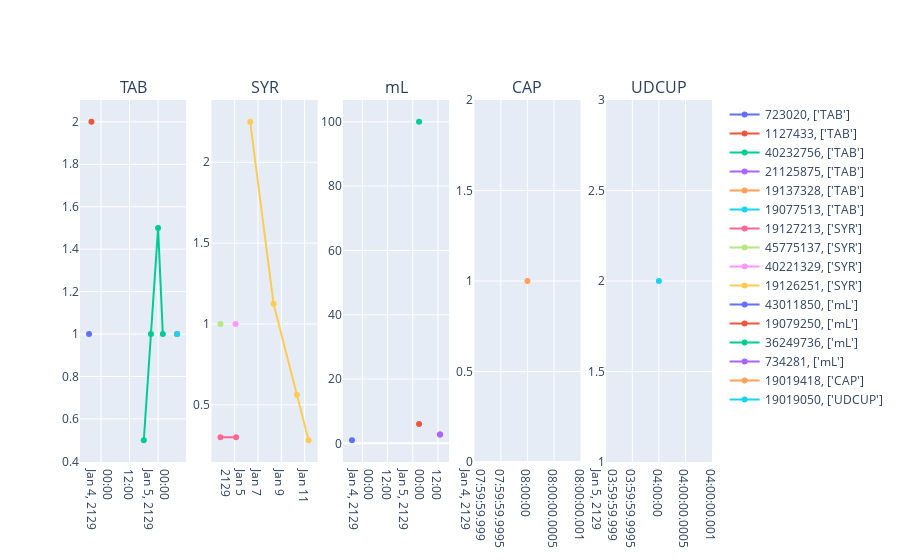

The cell this chart's notebook holds for it:
### Code cell
patient1 = patient1.sort_values(by='drug_exposure_start_datetime')
number_types = patient1.dose_unit_source_value.describe()['unique']

fig3 = make_subplots(rows = 1, cols = number_types, subplot_titles=(patient1.dose_unit_source_value.value_counts().index))
colonne = 1

for drug_type in patient1.dose_unit_source_value.value_counts().index:
    #print(drug_type)

    for d in patient1[patient1.dose_unit_source_value == drug_type].drug_concept_id.unique():
        temp = patient1[patient1.drug_concept_id == d]
        #print(temp.dose_unit_source_value.unique())
        fig3.add_trace(go.Scatter(x = temp.drug_exposure_start_datetime, y = temp.quantity, name=f'{d}, {temp.dose_unit_source_value.unique()}'), row=1, col=colonne)

    colonne += 1

fig3.show()

# Add curseur de temps, add legendgroup, add selection de chaque drug -> drug selection is already doable as well as time

### Figure 1 — Plotly figure (JSON) as saved in the notebook; plotly's stock layout.template omitted (floating-point values rounded to 4 significant figures)
{"data": [{"name": "723020, ['TAB']", "type": "scatter", "x": ["2129-01-03 19:00:00"], "xaxis": "x", "y": [1], "yaxis": "y"}, {"name": "1127433, ['TAB']", "type": "scatter", "x": ["2129-01-03 20:00:00"], "xaxis": "x", "y": [2], "yaxis": "y"}, {"name": "40232756, ['TAB']", "type": "scatter", "x": ["2129-01-04 18:00:00", "2129-01-04 21:00:00", "2129-01-05 00:00:00", "2129-01-05 02:00:00"], "xaxis": "x", "y": [0.5, 1, 1.5, 1], "yaxis": "y"}, {"name": "21125875, ['TAB']", "type": "scatter", "x": ["2129-01-05 08:00:00"], "xaxis": "x", "y": [1], "yaxis": "y"}, {"name": "19137328, ['TAB']", "type": "scatter", "x": ["2129-01-05 08:00:00"], "xaxis": "x", "y": [1], "yaxis": "y"}, {"name": "19077513, ['TAB']", "type": "scatter", "x": ["2129-01-05 08:00:00"], "xaxis": "x", "y": [1], "yaxis": "y"}, {"name": "19127213, ['SYR']", "type": "scatter", "x": ["2129-01-03 19:00:00", "2129-01-05 03:00:00"], "xaxis": "x2", "y": [0.3, 0.3], "yaxis": "y2"}, {"name": "45775137, ['SYR']", "type": "scatter", "x": ["2129-01-03 19:00:00"], "xaxis": "x2", "y": [1], "yaxis": "y2"}, {"name": "40221329, ['SYR']", "type": "scatter", "x": ["2129-01-05 02:00:00"], "xaxis": "x2", "y": [1], "yaxis": "y2"}, {"name": "19126251, ['SYR']", "type": "scatter", "x": ["2129-01-06 08:00:00", "2129-01-08 08:00:00", "2129-01-10 08:00:00", "2129-01-11 08:00:00"], "xaxis": "x2", "y": [2.25, 1.125, 0.5625, 0.2813], "yaxis": "y2"}, {"name": "43011850, ['mL']", "type": "scatter", "x": ["2129-01-03 19:00:00"], "xaxis": "x3", "y": [1], "yaxis": "y3"}, {"name": "19079250, ['mL']", "type": "scatter", "x": ["2129-01-05 03:00:00"], "xaxis": "x3", "y": [6], "yaxis": "y3"}, {"name": "36249736, ['mL']", "type": "scatter", "x": ["2129-01-05 03:00:00"], "xaxis": "x3", "y": [100], "yaxis": "y3"}, {"name": "734281, ['mL']", "type": "scatter", "x": ["2129-01-05 13:00:00", "2129-01-05 13:00:00"], "xaxis": "x3", "y": [2.769, 2.769], "yaxis": "y3"}, {"name": "19019418, ['CAP']", "type": "scatter", "x": ["2129-01-04 08:00:00"], "xaxis": "x4", "y": [1], "yaxis": "y4"}, {"name": "19019050, ['UDCUP']", "type": "scatter", "x": ["2129-01-05 04:00:00"], "xaxis": "x5", "y": [2], "yaxis": "y5"}], "layout": {"annotations": [{"font": {"size": 16}, "showarrow": false, "text": "TAB", "x": 0.084, "xanchor": "center", "xref": "paper", "y": 1, "yanchor": "bottom", "yref": "paper"}, {"font": {"size": 16}, "showarrow": false, "text": "SYR", "x": 0.292, "xanchor": "center", "xref": "paper", "y": 1, "yanchor": "bottom", "yref": "paper"}, {"font": {"size": 16}, "showarrow": false, "text": "mL", "x": 0.5, "xanchor": "center", "xref": "paper", "y": 1, "yanchor": "bottom", "yref": "paper"}, {"font": {"size": 16}, "showarrow": false, "text": "CAP", "x": 0.708, "xanchor": "center", "xref": "paper", "y": 1, "yanchor": "bottom", "yref": "paper"}, {"font": {"size": 16}, "showarrow": false, "text": "UDCUP", "x": 0.916, "xanchor": "center", "xref": "paper", "y": 1, "yanchor": "bottom", "yref": "paper"}], "xaxis": {"anchor": "y", "domain": [0, 0.168]}, "xaxis2": {"anchor": "y2", "domain": [0.208, 0.376]}, "xaxis3": {"anchor": "y3", "domain": [0.416, 0.584]}, "xaxis4": {"anchor": "y4", "domain": [0.624, 0.792]}, "xaxis5": {"anchor": "y5", "domain": [0.832, 1]}, "yaxis": {"anchor": "x", "domain": [0, 1]}, "yaxis2": {"anchor": "x2", "domain": [0, 1]}, "yaxis3": {"anchor": "x3", "domain": [0, 1]}, "yaxis4": {"anchor": "x4", "domain": [0, 1]}, "yaxis5": {"anchor": "x5", "domain": [0, 1]}}}
